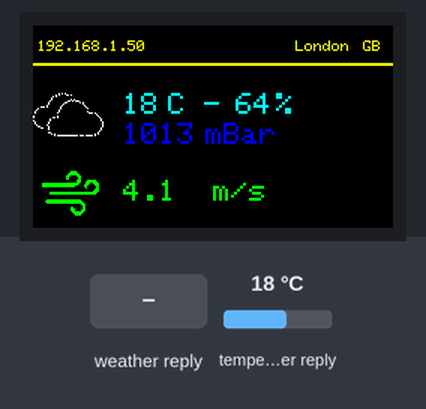
Bench run of a sketch on a simulated ESP32. Parts: 240×135 colour display. The inputs (shaded band) are chosen by the test bench; at power-on: temperature in the weather reply 18 °C. WiFi joins after 1.5 s; servers stay silent unless stated; web services answer with replies made up by the test bench; what the sketch prints to the serial monitor is not drawn.

Above: at 5.4 s.
5.5 s: weather in the web reply set to Clear
At 10.7 s:
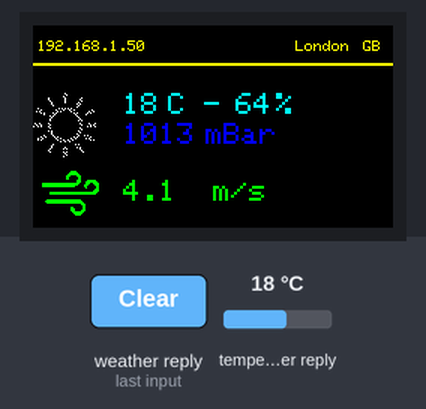
11.4 s: weather in the web reply set to Rain
At 16.3 s:
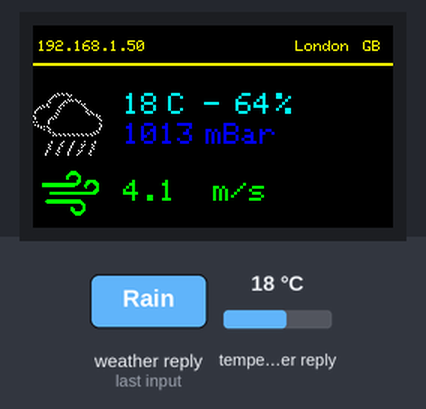
16.8 s: weather in the web reply set to Snow
At 21.9 s:
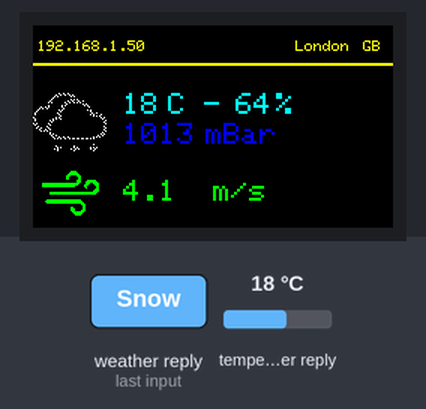
22.2 s: weather in the web reply set to Thunderstorm
At 26.7 s:
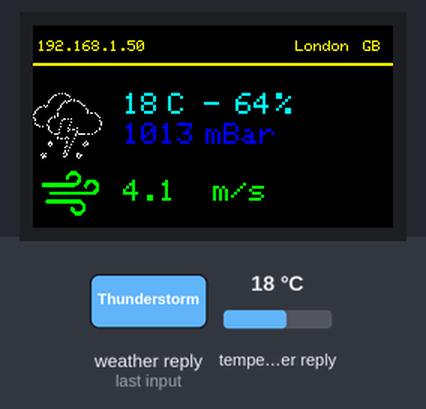
27.6 s: weather in the web reply set to Mist
At 32.3 s:
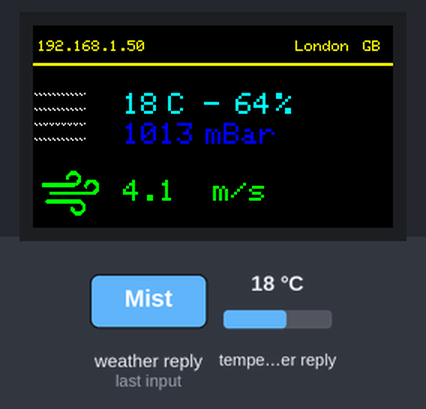
32.9 s: temperature in the weather reply set to -14 °C
At 38.0 s:
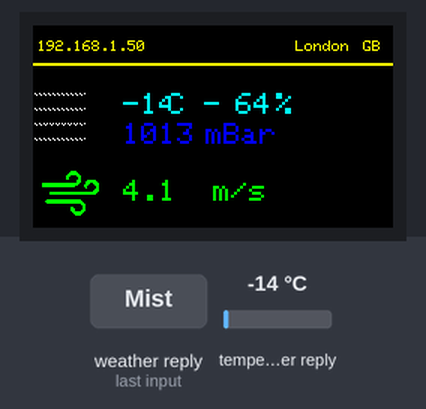
Timing chart, 0 to 39.3 s (numbered marks = the images above; inputs shaded):
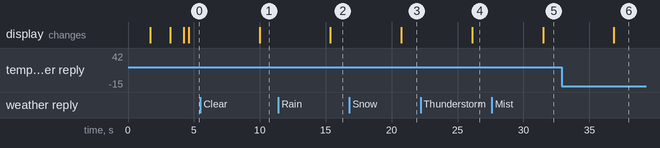

Measured:
- after the input at 5.5 s, the display: changes after 4.5 s (image 1)
- after the input at 11.4 s, the display: changes after 4.0 s (image 2)
- after the input at 16.8 s, the display: changes after 3.9 s (image 3)
- after the input at 22.2 s, the display: changes after 3.9 s (image 4)
- after the input at 27.6 s, the display: changes after 3.9 s (image 5)
- after the input at 32.9 s, the display: changes after 4.0 s (image 6)

The sketch:

MINISTAZIONE.ino
```cpp
#include <SPI.h>
#include <TFT_eSPI.h>
#include <ArduinoJson.h>
#include <WiFi.h>

#include "weathericons.h"

WiFiClient client;

TFT_eSPI tft = TFT_eSPI();

const char* ssid = "wifi";
const char* password =  "password";

const String city_id = "xxxxxxx";
const String apikey = "xxxxxxxxxxxxxxxxxxxxxxxxxxxxxxxxx";
const String units = "metric";

char url[] = "api.openweathermap.org";

String info = "";

void setup() {

  Serial.begin(9600);

  tft.init();
  tft.setRotation(1);
  tft.fillScreen(TFT_BLACK);

  tft.drawBitmap(70, 0, logo, 100, 100,TFT_RED);
  delay(1500);

  tft.setTextSize(1);
  tft.setTextColor(TFT_YELLOW);
  tft.drawString("Connessione a rete WiFi...", 0, 110);

  WiFi.mode(WIFI_STA);
  WiFi.begin(ssid, password);

  while (WiFi.status() != WL_CONNECTED) {
    delay(500);
    Serial.println(".");
  }

  Serial.println("Connesso");
  Serial.println("");
  Serial.println("IP: ");
  Serial.println(WiFi.localIP());


  tft.setTextSize(1);
  tft.setTextColor(TFT_YELLOW);
  tft.drawString("Connesso!", 160, 110);

  delay(1000);

  tft.fillScreen(TFT_BLACK);

}

void loop() {

  if (client.connect(url, 80))
  { //avvia la connessione del client
    client.println("GET /data/2.5/weather?id=" + city_id + "&units=" + units + "&APPID=" + apikey);
    client.println("Host: api.openweathermap.org");
    client.println("User-Agent: ArduinoWiFi/1.1");
    client.println("Connection: close");
    client.println();
  }
  else {
    Serial.println("connection failed");        //connessione fallita
    Serial.println();
  }

   while (client.connected() && !client.available())          // attendo mentre il client si è collegato ed è disponibile
    delay(1);
  while (client.connected() || client.available())            // mentre il client è connesso e disponibile, leggo i dati
  {
    char reading = client.read();
    info = info + reading;
  }

  client.stop();                                              // interrompo la connessione del client

  // Elaboro i dati ricevuti in una sola volta e li smembro, in modo da ottenere le singole informazioni utili
  info.replace('[', ' ');
  info.replace(']', ' ');
  char jsonArray [info.length() + 1];
  info.toCharArray(jsonArray, sizeof(jsonArray));
  jsonArray[info.length() + 1] = '\0';
  StaticJsonDocument<1024> doc;
  DeserializationError  error = deserializeJson(doc, jsonArray);


  if (error) {
    Serial.print(F("deserializeJson() fallito "));
    Serial.println(error.c_str());
    return;
  }

  String location = doc["name"];            // Città
  String country = doc["sys"]["country"];   // Paese
  int t = doc["main"]["temp"];              // Temperatura
  int h = doc["main"]["humidity"];          // Umidità
  int p = doc["main"]["pressure"];          // Pressione
  String wind = doc["wind"]["speed"];       // Velocità del vento
  String weather = doc["weather"]["main"];  // Condizione meteo
  String icon = doc["weather"]["icon"];     // ID icona

  Serial.println();
  Serial.print("Paese: ");
  Serial.println(country);
  Serial.print("Luogo: ");
  Serial.println(location);
  Serial.print("Temperatura: ");
  Serial.print(t);
  Serial.println("°C");
  Serial.printf("Umidità: ");
  Serial.print(h);
  Serial.println("%");
  Serial.printf("Pressione: ");
  Serial.print(p);
  Serial.println(" mBar");
  Serial.printf("Vento: ");
  Serial.print(wind);
  Serial.println(" m/s");
  Serial.print("Meteo: ");
  Serial.print(weather);
  Serial.print(" ");
  Serial.println (icon);

// Stampo IP, città, Paese
  tft.setTextSize(1);
  tft.setTextColor(TFT_YELLOW);
  tft.drawString(WiFi.localIP().toString().c_str(), 3, 10);
  tft.drawString(country, 220, 10);
  tft.drawString(location, 175, 10);
  tft.fillRect (0, 25, 320, 2, TFT_YELLOW);
// Stampo Temperatura e umidità
  tft.setTextSize(2);
  tft.setTextColor(TFT_CYAN, TFT_BLACK);
  tft.drawNumber(t, 60, 45);
  tft.drawString("C - ", 90, 45);
  tft.drawNumber(h, 135, 45);
  tft.drawString("%", 162, 45);
// Stampo pressione in millibar
  tft.setTextSize(2);
  tft.setTextColor(TFT_BLUE, TFT_BLACK);
  tft.drawNumber(p, 60, 65);
  tft.drawString("mBar", 115, 65);
// Stampo velocità del vento e relativa icona
  tft.setTextSize(2);
  tft.setTextColor(TFT_GREEN, TFT_BLACK);
  tft.drawString(wind, 60, 103);
  tft.drawString("m/s", 120, 103);
  tft.drawBitmap(0, 93, windicon, 50, 38,TFT_GREEN);

// In base al codice meteo, applico un'icona
  if (icon == "01d" || icon == "01n"){
      tft.fillRect (0, 45, 52, 52, TFT_BLACK);
      tft.drawBitmap(0, 45, sunny , 43, 43,TFT_WHITE);          // soleggiato

  }
  else if (icon == "02d" || icon == "02n"){
      tft.fillRect (0, 45, 52, 52, TFT_BLACK);
      tft.drawBitmap(0, 45, partlysunny ,52, 36,TFT_WHITE);     // parzialmente soleggiato

  }
  else if (icon == "03d" || icon == "03n"){
      tft.fillRect (0, 45, 52, 52, TFT_BLACK);
      tft.drawBitmap(0, 45, partlycloudy ,52, 34,TFT_WHITE);    // parzialmente nuvoloso

  }
  else if (icon == "04d" || icon == "04n"){
      tft.fillRect (0, 45, 52, 52, TFT_BLACK);
      tft.drawBitmap(0, 45, cloudy ,47, 29,TFT_WHITE);          // nuvoloso


  }
  else if (icon == "09d" || icon == "09n"){
      tft.fillRect (0, 45, 52, 52, TFT_BLACK);
      tft.drawBitmap(0, 45, rain ,46, 42,TFT_WHITE);            // piovoso

  }
  else if (icon == "10d" || icon == "10n"){
      tft.fillRect (0, 45, 52, 52, TFT_BLACK);
      tft.drawBitmap(0, 45, rain ,46, 42,TFT_WHITE);            // piovoso

  }
  else if (icon == "11d" || icon == "11n"){
      tft.fillRect (0, 45, 52, 52, TFT_BLACK);
      tft.drawBitmap(0, 45, tstorms ,46, 44,TFT_WHITE);         // temporale

  }
  else if (icon == "13d" || icon == "13n"){
      tft.fillRect (0, 45, 52, 52, TFT_BLACK);
      tft.drawBitmap(0, 45, snow ,49, 39,TFT_WHITE);            // nevoso

  }
  else if (icon == "50d" || icon == "50n"){
      tft.fillRect (0, 45, 52, 52, TFT_BLACK);
      tft.drawBitmap(0, 45, fog , 35, 32, TFT_WHITE);           // nebbioso

  }
  else {
    tft.fillRect (0, 45, 52, 52, TFT_BLACK);
    tft.drawBitmap(0, 45, unknown, 32, 32, TFT_WHITE);          // sconosciuto
    }


    info = "";

    delay(5000);

}
```

Source omitted: weathericons.h (data table, 22258 bytes)
